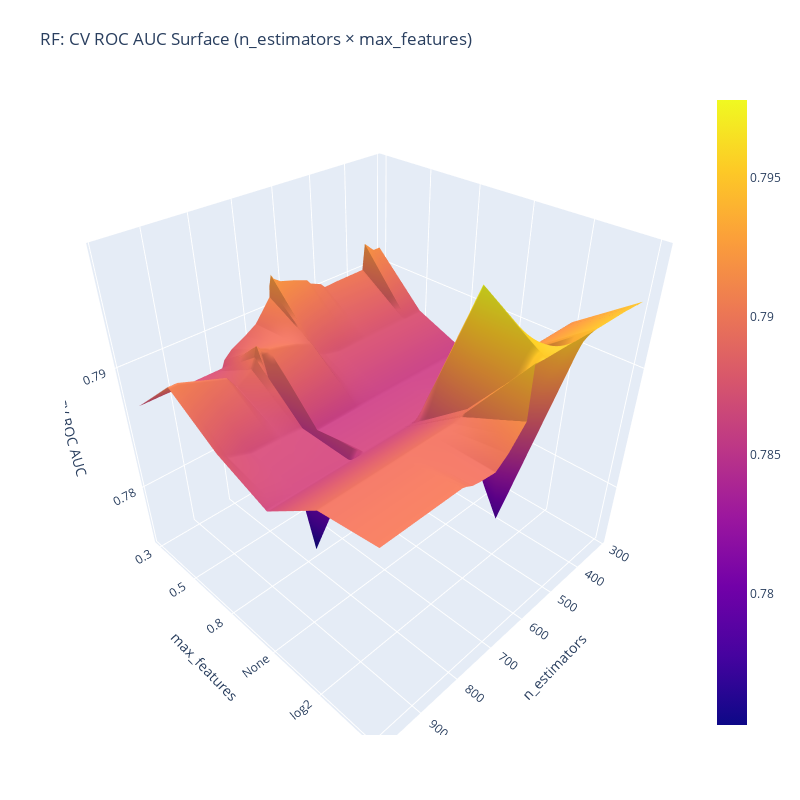

Source (notebook cell):
### Code cell
import numpy as np, pandas as pd
import plotly.graph_objects as go

# 1) Build the grid from RandomizedSearchCV results (using ROC AUC)
res = pd.DataFrame(rs_rf.cv_results_)[
    ["param_clf__n_estimators", "param_clf__max_features", "mean_test_roc_auc"]
].copy()

# Clean types / labels
res["n_estimators"] = res["param_clf__n_estimators"].astype(int)
res["max_features_label"] = res["param_clf__max_features"].apply(lambda v: "None" if v is None else str(v))

# Pivot to 2D matrix: rows = max_features, cols = n_estimators
pivot = (res
         .pivot_table(index="max_features_label", columns="n_estimators",
                      values="mean_test_roc_auc", aggfunc="mean")
         .sort_index(axis=0).sort_index(axis=1))

# 2) Prepare x, y, z
x = pivot.columns.to_numpy()                  # n_estimators (numeric)
y_labels = pivot.index.to_list()              # categorical labels
y = np.arange(len(y_labels))                  # numeric positions for 3D axis
z = pivot.to_numpy(dtype=float)               # ROC AUC matrix (may contain NaNs)

# Optional: fill small holes so the surface is continuous (keeps edges)
z = (pd.DataFrame(z)
       .interpolate(axis=1, limit_direction="both")
       .interpolate(axis=0, limit_direction="both")
       .to_numpy())

# 3) Plot 3D surface
fig = go.Figure(data=[go.Surface(z=z, x=x, y=y)])
fig.update_layout(
    title="RF: CV ROC AUC Surface (n_estimators × max_features)",
    scene=dict(
        xaxis_title="n_estimators",
        yaxis_title="max_features",
        yaxis=dict(tickmode="array", tickvals=y, ticktext=y_labels),
        zaxis_title="CV ROC AUC",
    ),
    width=800, height=800, margin=dict(l=65, r=50, b=65, t=90)
)
fig.show()

### Figure 1 — Plotly figure (JSON) as saved in the notebook; plotly's stock layout.template omitted (floating-point values rounded to 4 significant figures; data arrays with more than 128 entries replaced by an {"elided": "..."} marker saying what was removed)
{"data": [{"type": "surface", "x": [314, 332, 334, 362, 371, 456, 489, 501, 530, 540, 573, 613, 630, 637, 643, 645, 666, 687, 718, 755, 776, 784, 791, 802, 840, 860, 912, 963, 983], "y": [0, 1, 2, 3, 4, 5], "z": {"elided": "6x29 float values"}}], "layout": {"height": 800, "margin": {"b": 65, "l": 65, "r": 50, "t": 90}, "scene": {"xaxis": {"title": {"text": "n_estimators"}}, "yaxis": {"tickmode": "array", "ticktext": ["0.3", "0.5", "0.8", "None", "log2", "sqrt"], "tickvals": [0, 1, 2, 3, 4, 5], "title": {"text": "max_features"}}, "zaxis": {"title": {"text": "CV ROC AUC"}}}, "title": {"text": "RF: CV ROC AUC Surface (n_estimators × max_features)"}, "width": 800}}
